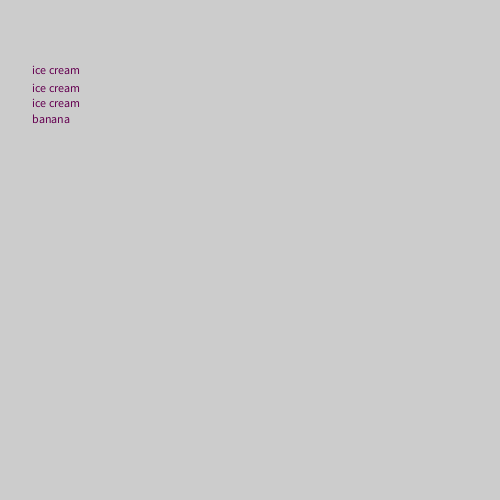
Frame 1 (no input)
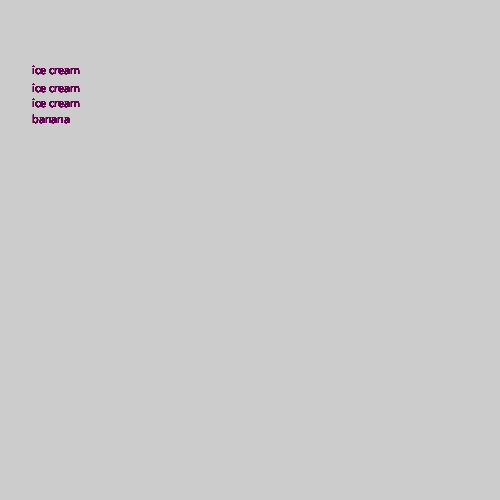
Frame 60 (the mouse pressed at the canvas centre just before this capture)
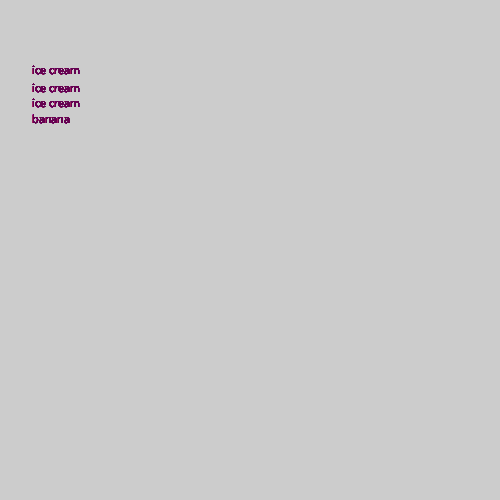
Frame 120 (the mouse held since frame 60 and released just before this capture)

The Processing sketch that drew these frames (run headless with seeded random() and noise(); from frame 60 on, the mouse is pressed at the canvas centre):

// Processing sketch: banana_split
// ── banana_split.pde
void setup() {
    size(500, 500);
}
void draw() {
if(mousePressed){
          println("Mouse’s x-position: " + mouseX + "\n" + "Mouse’s y-position: " + mouseY + "\n");


}
fill(100,0,80);
text("ice cream", 32,74);
text("ice cream", 32,92);
text("ice cream", 32,107);
text("banana", 32,123);


}
